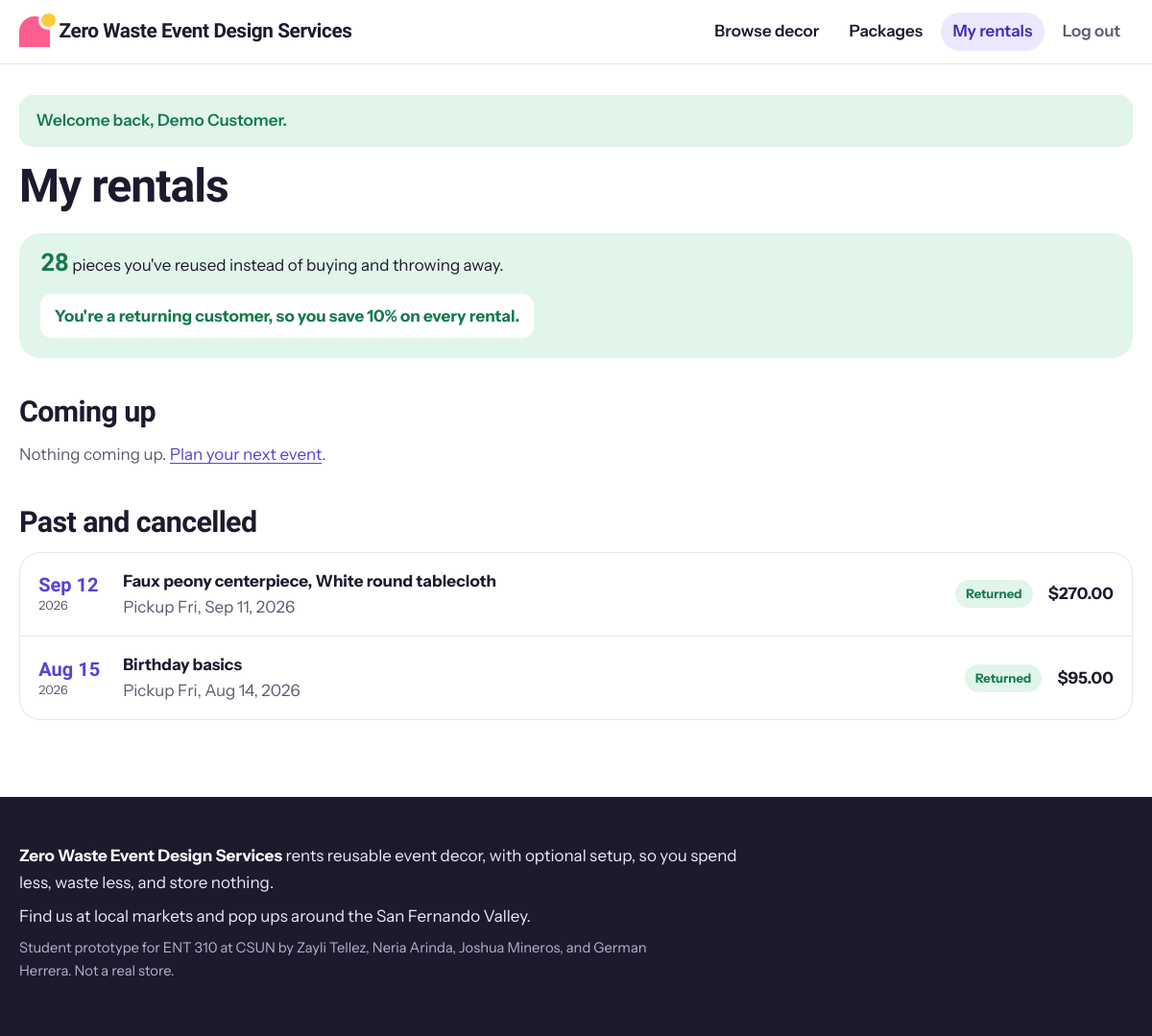
The page /my-rentals.php (signed in) on the database its author committed.
### tables this page shows
CREATE TABLE rentals (
  id          INT AUTO_INCREMENT PRIMARY KEY,
  user_id     INT NOT NULL,
  package_id  INT NULL,
  event_date  DATE NOT NULL,
  pickup_date DATE NOT NULL,
  return_date DATE NOT NULL,
  service     ENUM('pickup','setup') NOT NULL DEFAULT 'pickup',  
  address     VARCHAR(255) NULL,                                 
  status      ENUM('pending','confirmed','picked_up','returned','cancelled')
              NOT NULL DEFAULT 'pending',
  subtotal    DECIMAL(10,2) NOT NULL,
  setup_fee   DECIMAL(8,2)  NOT NULL DEFAULT 0,
  discount    DECIMAL(8,2)  NOT NULL DEFAULT 0,                  
  total_price DECIMAL(10,2) NOT NULL,
  notes       VARCHAR(500) NULL,
  created_at  TIMESTAMP NOT NULL DEFAULT CURRENT_TIMESTAMP,
  FOREIGN KEY (user_id)    REFERENCES users(id),
  FOREIGN KEY (package_id) REFERENCES packages(id),
  INDEX idx_dates (pickup_date, return_date),
  INDEX idx_status (status)
);

CREATE TABLE packages (
  id          INT AUTO_INCREMENT PRIMARY KEY,
  name        VARCHAR(120) NOT NULL,
  event_type  VARCHAR(60)  NOT NULL,
  description TEXT NOT NULL,
  price       DECIMAL(8,2) NOT NULL,
  setup_fee   DECIMAL(8,2) NOT NULL DEFAULT 75.00,  
  season      VARCHAR(40) NULL,                     
  color_hex   CHAR(7) NOT NULL DEFAULT '#CCCCCC',
  is_active   TINYINT(1) NOT NULL DEFAULT 1
);

### includes/bootstrap.php (called while the page is built, shortened)
<?php
function db(): PDO
{
    static $pdo = null;
    if ($pdo === null) {
        $dsn = 'mysql:host=' . DB_HOST . ';port=' . DB_PORT . ';dbname=' . DB_NAME . ';charset=utf8mb4';
        $pdo = new PDO($dsn, DB_USER, DB_PASS, [
            PDO::ATTR_ERRMODE            => PDO::ERRMODE_EXCEPTION,
            PDO::ATTR_DEFAULT_FETCH_MODE => PDO::FETCH_ASSOC,
            PDO::ATTR_EMULATE_PREPARES   => false,
        ]);
    }
    return $pdo;
}
function base_url(): string
{
    static $base = null;
    if ($base === null) {
        $script = $_SERVER['SCRIPT_NAME'] ?? '';
        $dir = str_replace('\\', '/', dirname($script));
        $base = rtrim($dir, '/');
    }
    return $base;
}
function url(string $path = ''): string
{
    return base_url() . '/' . ltrim($path, '/');
}
function e(?string $text): string
{
    return htmlspecialchars((string) $text, ENT_QUOTES, 'UTF-8');
}
function money($amount): string
{
    return '$' . number_format((float) $amount, 2);
}
function nice_date(string $date): string
{
    return date('D, M j, Y', strtotime($date));
}
function status_label(string $status, bool $setup = false): string
{
    return [
        'pending'   => 'Waiting for confirmation',
        'confirmed' => 'Confirmed',
        'picked_up' => $setup ? 'Set up' : 'Picked up',
        'returned'  => $setup ? 'Taken down' : 'Returned',
        'cancelled' => 'Cancelled',
    ][$status] ?? $status;
}
function current_user(): ?array
{
    static $user = false;
    if ($user === false) {
        $user = null;
        if (!empty($_SESSION['user_id'])) {
            $stmt = db()->prepare('SELECT id, name, email, phone, role FROM users WHERE id = ?');
            $stmt->execute([$_SESSION['user_id']]);
            $user = $stmt->fetch() ?: null;
        }
    }
    return $user;
}
function require_login(): array
{
    $user = current_user();
    return $user;
}
require_once __DIR__ . '/availability.php';
    ob_start(); ?>

### includes/availability.php (called while the page is built, shortened)
<?php
function completed_rentals(int $userId): int
{
    $stmt = db()->prepare("SELECT COUNT(*) FROM rentals WHERE user_id = ? AND status = 'returned'");
    $stmt->execute([$userId]);
    return (int) $stmt->fetchColumn();
}
function gets_loyalty_discount(int $userId): bool
{
    return completed_rentals($userId) > 0;
}
function pieces_reused(?int $userId = null): int
{
    $sql = "SELECT COALESCE(SUM(ri.quantity), 0)
            FROM rental_items ri JOIN rentals r ON r.id = ri.rental_id
            WHERE r.status = 'returned'";
    $params = [];
    if ($userId !== null) {
        $sql .= ' AND r.user_id = ?';
        $params[] = $userId;
    }
    $stmt = db()->prepare($sql);
    $stmt->execute($params);
    return (int) $stmt->fetchColumn();
}

### public/my-rentals.php (the view, shortened to what this page needs)
<?php
require __DIR__ . '/../includes/bootstrap.php';
$user = require_login();
$stmt = db()->prepare('SELECT r.*, p.name AS package_name,
                              (SELECT GROUP_CONCAT(i.name ORDER BY i.name SEPARATOR ", ")
                               FROM rental_items ri JOIN items i ON i.id = ri.item_id
                               WHERE ri.rental_id = r.id) AS item_names
                       FROM rentals r
                       LEFT JOIN packages p ON p.id = r.package_id
                       WHERE r.user_id = ?
                       ORDER BY r.event_date DESC');
$stmt->execute([$user['id']]);
$rentals = $stmt->fetchAll();
$reused = pieces_reused((int) $user['id']);
$returning = gets_loyalty_discount((int) $user['id']);
$today = date('Y-m-d');
$upcoming = array_filter($rentals, fn($r) => $r['return_date'] >= $today && !in_array($r['status'], ['cancelled', 'returned']));
$past     = array_filter($rentals, fn($r) => !in_array($r, $upcoming, true));
function rental_rows(array $list): void
{
    foreach ($list as $r): ?>
      <a class="rental-row" href="<?= e(url('rental.php?id=' . $r['id'])) ?>">
        <span class="rental-date"><?= e(date('M j', strtotime($r['event_date']))) ?><small><?= e(date('Y', strtotime($r['event_date']))) ?></small></span>
        <span class="rental-what">
          <strong><?= e($r['package_name'] ?: $r['item_names']) ?></strong>
          <span class="muted"><?= $r['service'] === 'setup' ? 'We set it up for you' : 'Pickup ' . e(nice_date($r['pickup_date'])) ?></span>
        </span>
        <span class="status status-<?= e($r['status']) ?>"><?= e(status_label($r['status'], $r['service'] === 'setup')) ?></span>
        <span class="rental-total"><?= money($r['total_price']) ?></span>
      </a>
    <?php endforeach;
}
require __DIR__ . '/../includes/header.php';
?>
<h1>My rentals</h1>
<?php if ($reused > 0 || $returning): ?>
  <div class="impact">
    <?php if ($reused > 0): ?>
      <p><strong><?= $reused ?></strong> pieces you've reused instead of buying and throwing away.</p>
    <?php endif; ?>
    <?php if ($returning): ?>
      <p class="perk">You're a returning customer, so you save <?= (int) LOYALTY_PERCENT ?>% on every rental.</p>
    <?php endif; ?>
  </div>
<?php endif; ?>
<?php if (!$rentals): ?>
  <div class="empty">
    <p>No rentals yet. Start with your event date.</p>
    <a class="btn" href="<?= e(url('items.php')) ?>">Browse decor</a>
  </div>
<?php else: ?>
  <h2>Coming up</h2>
  <?php if ($upcoming): ?>
    <div class="rental-list"><?php rental_rows($upcoming); ?></div>
  <?php else: ?>
    <p class="muted">Nothing coming up. <a href="<?= e(url('items.php')) ?>">Plan your next event</a>.</p>
  <?php endif; ?>
  <?php if ($past): ?>
    <h2>Past and cancelled</h2>
    <div class="rental-list"><?php rental_rows($past); ?></div>
  <?php endif; ?>
<?php endif; ?>
<?php require __DIR__ . '/../includes/footer.php'; ?>

### public/assets/style.css (style rules this page uses)
:root { --bg: #FFFFFF; --wash: #F4F1FF; --ink: #1D1A2E; --muted: #5E5A72; --line: #E6E2F0; --grape: #5B3FD9; --grape-dark: #4329B8; --grape-soft: #ECE8FF; --pink: #FF5D8F; --pink-soft: #FFE6EE; --sun: #FFC93C; --sun-soft: #FFF4D6; --leaf: #157A4E; --leaf-soft: #E1F5EA; --berry: #C7254E; --berry-soft: #FDE8EE; --display: "Bricolage Grotesque", "Segoe UI", system-ui, sans-serif; --body: "Instrument Sans", "Segoe UI", system-ui, sans-serif; --r-card: 22px; --r-input: 12px; --gap: clamp(1rem, 3vw, 1.5rem); --shadow: 0 1px 2px rgba(29, 26, 46, 0.06), 0 8px 24px rgba(29, 26, 46, 0.06); }
*, *::before, *::after { box-sizing: border-box; }
html { -webkit-text-size-adjust: 100%; }
body { margin: 0; background: var(--bg); color: var(--ink); font: 400 1.0625rem/1.6 var(--body); }
a { color: var(--grape); text-underline-offset: 0.18em; }
h1, h2, h3 { font-family: var(--display); font-weight: 800; line-height: 1.05; letter-spacing: -0.02em; margin: 0 0 0.5em; }
h1 { font-size: clamp(2.1rem, 4.5vw, 3rem); }
h2 { font-size: clamp(1.5rem, 3vw, 1.9rem); margin-top: 2.5rem; }
p { margin: 0 0 1rem; max-width: 68ch; }
.muted { color: var(--muted); }
.rental-list { display: flex; flex-direction: column; border: 1px solid var(--line); border-radius: var(--r-card); background: #fff; overflow: hidden; }
.rental-row { display: grid; grid-template-columns: 4.5rem 1fr auto auto; gap: 1rem; align-items: center; padding: 1rem 1.2rem; border-bottom: 1px solid var(--line); text-decoration: none; color: var(--ink); }
.rental-row:last-child { border-bottom: 0; }
.rental-date { font: 800 1.25rem/1 var(--display); color: var(--grape); }
.rental-date small { display: block; font: 400 0.8rem var(--body); color: var(--muted); margin-top: 0.25rem; }
.rental-what { display: flex; flex-direction: column; min-width: 0; }
.rental-what strong { overflow: hidden; text-overflow: ellipsis; white-space: nowrap; }
.rental-total { font-weight: 700; }
.status { display: inline-block; font-size: 0.82rem; font-weight: 700; padding: 0.25rem 0.7rem; border-radius: 999px; white-space: nowrap; }
.status-returned { background: var(--leaf-soft); color: var(--leaf); }
.perk { background: var(--leaf-soft); color: var(--leaf); font-weight: 700; padding: 0.6rem 0.9rem; border-radius: 12px; }
.impact { background: var(--leaf-soft); border-radius: var(--r-card); padding: 1.1rem 1.4rem 0.3rem; margin-bottom: 1.5rem; }
.impact strong { color: var(--leaf); font: 800 1.6rem/1 var(--display); }
.impact .perk { background: #fff; display: inline-block; }

### rows shown on the page
rentals: event_date "Sep 12", event_date "2026", item_names "Faux peony centerpiece, White round tablecloth", pickup_date "Fri, Sep 11, 2026", status_label($r['status'], $r['service'] === 'setup') "Returned", total_price "$270.00"
rentals: event_date "Aug 15", event_date "2026", package.name "Birthday basics", pickup_date "Fri, Aug 14, 2026", status_label($r['status'], $r['service'] === 'setup') "Returned", total_price "$95.00"

### other values the page prints
SITE_NAME "Zero Waste Event Design Services"
$label "Browse decor Packages My rentals"
$f['message'] "Welcome back, Demo Customer."
$reused "28"
LOYALTY_PERCENT "10"
